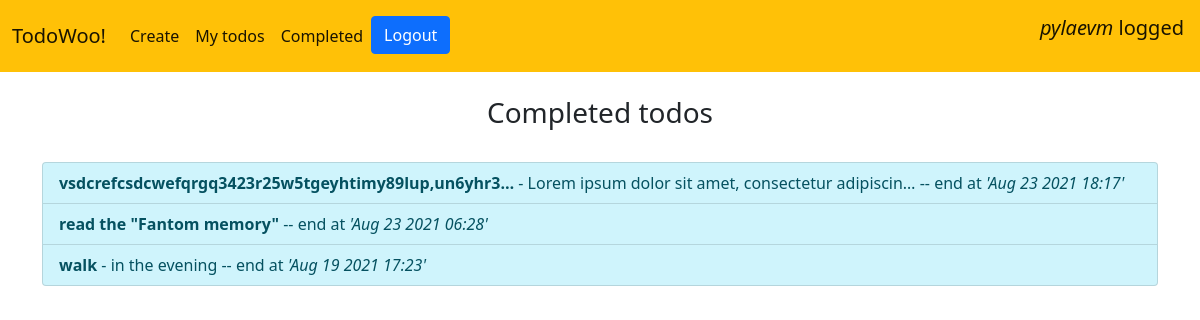
The app's page /completed/ (signed in) with its own data.
### todo/models.py (models this page shows, shortened)
class Todo(models.Model):
  user = models.ForeignKey(User, on_delete=models.CASCADE)
  title = models.CharField(max_length=100)
  description = models.TextField(blank=True)
  date_created = models.DateTimeField(auto_now_add=True)
  date_complete = models.DateTimeField(null=True, blank=True)
  important = models.BooleanField(default=False)

### todo/views.py (the view)
# urls.py: path('completed/', views.completedtodos, name='completedtodos'),
@login_required
def completedtodos(request):
  todos = Todo.objects.filter(user=request.user, date_complete__isnull=False).order_by('-date_complete')
  return render(request, 'todo/completetodos.html', {'todos':todos})

### todo/templates/todo/completetodos.html
{% extends 'todo/base.html' %}
{% block content %}
  <br>
  <div class="container text-center">
    <h3>Completed todos</h3>
  </div>
  <br>
  <div class="container">
    <div class="col align-self-center">
      <div class="list-group">
        {% for todo in todos %}
            <a class="list-group-item list-group-item-action list-group-item-info"
               href="{% url 'viewtodo' todo.id %}">
              <b>{{ todo.title | truncatechars:50}}</b>
            {% if todo.description %} - {{ todo.description | truncatechars:50}}{% endif %}
              -- end at <i>'{{ todo.date_complete|date:'M j Y H:i' }}'</i>
            </a>
        {% endfor %}
      </div>
    </div>
  </div>
{% endblock %}

### todo/templates/todo/base.html (shortened to what this page needs)
<!doctype html>
<html lang="en">
  <head>
    <link href="https://cdn.jsdelivr.net/npm/bootstrap@5.1.0/dist/css/bootstrap.min.css" rel="stylesheet">
  </head>
  <body>
    <nav class="navbar navbar-expand-lg navbar-light bg-warning">
      <div class="container-fluid">
          <a class="navbar-brand" href="{% url 'home' %} ">TodoWoo! </a>
        <div class="collapse navbar-collapse" id="navbarNav">
          <ul class="navbar-nav">
            {% if user.is_authenticated %}
              <li class="nav-item">
                <a class="nav-link active" aria-current="page" href="{% url 'createtodo' %}">Create</a>
              </li>
              <li class="nav-item">
                <a class="nav-link active" aria-current="page" href="{% url 'currenttodos' %}">My todos</a>
              </li>
              <li class="nav-item">
                <a class="nav-link active" aria-current="page" href="{% url 'completedtodos' %}">Completed</a>
              </li>
              <li class="nav-item">
                <form action="{% url 'logoutuser' %}" method="POST">
                  <button type="submit" class="btn btn-primary">Logout</button>
                </form>
              </li>
            {% endif %}
          </ul>
        </div>
      </div>
      {% if user.is_authenticated %}
          <a class="navbar-brand">
            <figure class="text-end"><i>{{ user.username }}</i> logged</figure>
          </a>
        {% endif %}
    </nav>
    {% block content %}{% endblock %}
  </body>
</html>

### records on screen
Todo: title "vsdcrefcsdcwefqrgq3423r25w5tgeyhtimy89lup,un6yhr3…", description "Lorem ipsum dolor sit amet, consectetur adipiscin…", date_complete "Aug 23 2021 18:17"
Todo: title "read the \"Fantom memory\"", date_complete "Aug 23 2021 06:28"
Todo: title "walk", description "in the evening", date_complete "Aug 19 2021 17:23"

### other values on screen
{{ user.username }} "pylaevm"
